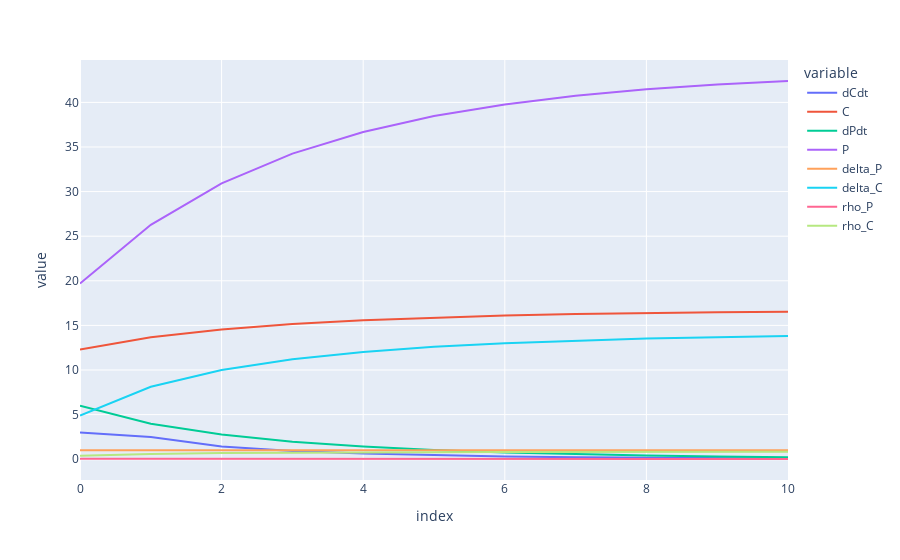

The code cell stored with this chart in its notebook:
### Code cell
df.plot()

### Figure 1 — Plotly figure (JSON) as saved in the notebook; plotly's stock layout.template omitted (floating-point values rounded to 4 significant figures)
{"data": [{"hovertemplate": "variable=dCdt<br>index=%{x}<br>value=%{y}<extra></extra>", "legendgroup": "dCdt", "line": {"color": "#636efa", "dash": "solid"}, "mode": "lines", "name": "dCdt", "orientation": "v", "showlegend": true, "type": "scatter", "x": [0, 1, 2, 3, 4, 5, 6, 7, 8, 9, 10], "xaxis": "x", "y": [3, 2.483, 1.437, 0.9271, 0.6307, 0.4424, 0.3163, 0.2291, 0.1674, 0.123, 0.09084], "yaxis": "y"}, {"hovertemplate": "variable=C<br>index=%{x}<br>value=%{y}<extra></extra>", "legendgroup": "C", "line": {"color": "#EF553B", "dash": "solid"}, "mode": "lines", "name": "C", "orientation": "v", "showlegend": true, "type": "scatter", "x": [0, 1, 2, 3, 4, 5, 6, 7, 8, 9, 10], "xaxis": "x", "y": [12.31, 13.67, 14.55, 15.16, 15.58, 15.89, 16.11, 16.27, 16.39, 16.47, 16.54], "yaxis": "y"}, {"hovertemplate": "variable=dPdt<br>index=%{x}<br>value=%{y}<extra></extra>", "legendgroup": "dPdt", "line": {"color": "#00cc96", "dash": "solid"}, "mode": "lines", "name": "dPdt", "orientation": "v", "showlegend": true, "type": "scatter", "x": [0, 1, 2, 3, 4, 5, 6, 7, 8, 9, 10], "xaxis": "x", "y": [6, 3.974, 2.763, 1.97, 1.426, 1.042, 0.7659, 0.5657, 0.4192, 0.3113, 0.2316], "yaxis": "y"}, {"hovertemplate": "variable=P<br>index=%{x}<br>value=%{y}<extra></extra>", "legendgroup": "P", "line": {"color": "#ab63fa", "dash": "solid"}, "mode": "lines", "name": "P", "orientation": "v", "showlegend": true, "type": "scatter", "x": [0, 1, 2, 3, 4, 5, 6, 7, 8, 9, 10], "xaxis": "x", "y": [19.69, 26.28, 30.92, 34.26, 36.68, 38.46, 39.77, 40.74, 41.46, 42.0, 42.4], "yaxis": "y"}, {"hovertemplate": "variable=delta_P<br>index=%{x}<br>value=%{y}<extra></extra>", "legendgroup": "delta_P", "line": {"color": "#FFA15A", "dash": "solid"}, "mode": "lines", "name": "delta_P", "orientation": "v", "showlegend": true, "type": "scatter", "x": [0, 1, 2, 3, 4, 5, 6, 7, 8, 9, 10], "xaxis": "x", "y": [1, 1, 1, 1, 1, 1, 1, 1, 1, 1, 1], "yaxis": "y"}, {"hovertemplate": "variable=delta_C<br>index=%{x}<br>value=%{y}<extra></extra>", "legendgroup": "delta_C", "line": {"color": "#19d3f3", "dash": "solid"}, "mode": "lines", "name": "delta_C", "orientation": "v", "showlegend": true, "type": "scatter", "x": [0, 1, 2, 3, 4, 5, 6, 7, 8, 9, 10], "xaxis": "x", "y": [4.9, 8.129, 9.997, 11.2, 12.02, 12.6, 13.01, 13.31, 13.52, 13.68, 13.8], "yaxis": "y"}, {"hovertemplate": "variable=rho_P<br>index=%{x}<br>value=%{y}<extra></extra>", "legendgroup": "rho_P", "line": {"color": "#FF6692", "dash": "solid"}, "mode": "lines", "name": "rho_P", "orientation": "v", "showlegend": true, "type": "scatter", "x": [0, 1, 2, 3, 4, 5, 6, 7, 8, 9, 10], "xaxis": "x", "y": [0.05078, 0.03805, 0.03234, 0.02919, 0.02726, 0.026, 0.02514, 0.02454, 0.02412, 0.02381, 0.02359], "yaxis": "y"}, {"hovertemplate": "variable=rho_C<br>index=%{x}<br>value=%{y}<extra></extra>", "legendgroup": "rho_C", "line": {"color": "#B6E880", "dash": "solid"}, "mode": "lines", "name": "rho_C", "orientation": "v", "showlegend": true, "type": "scatter", "x": [0, 1, 2, 3, 4, 5, 6, 7, 8, 9, 10], "xaxis": "x", "y": [0.3981, 0.5947, 0.687, 0.7391, 0.7716, 0.793, 0.8077, 0.818, 0.8253, 0.8306, 0.8345], "yaxis": "y"}], "layout": {"legend": {"title": {"text": "variable"}, "tracegroupgap": 0}, "margin": {"t": 60}, "xaxis": {"anchor": "y", "domain": [0, 1], "title": {"text": "index"}}, "yaxis": {"anchor": "x", "domain": [0, 1], "title": {"text": "value"}}}}
